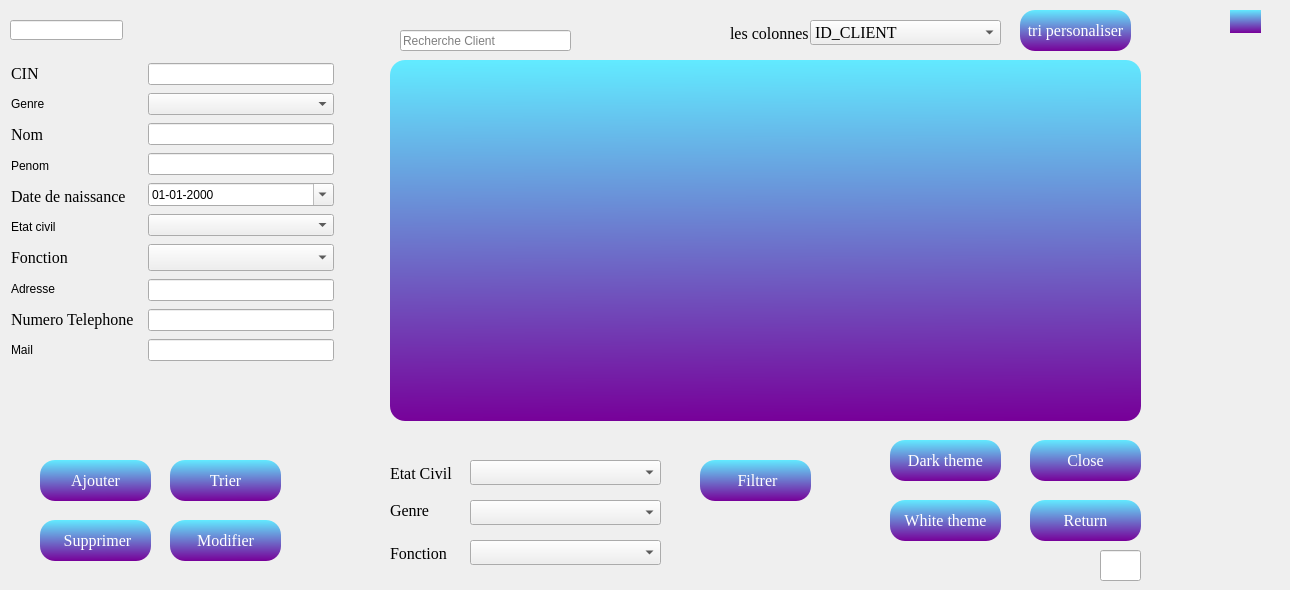
      <widget class="QWidget" name="widget_2">
       <attribute name="title">
        <string>Client</string>
       </attribute>
       <widget class="QTableView" name="AfficherClient">
        <property name="geometry">
         <rect>
          <x>390</x>
          <y>60</y>
          <width>751</width>
          <height>361</height>
         </rect>
        </property>
        <property name="styleSheet">
         <string notr="true">/*background-color:#C70039;
color:white;*/

background : qlineargradient(spread:pad, x1:0.467, y1:0, x2:0.482, y2:1, stop:0 rgba(98, 234, 255, 255), stop:1 rgba(119, 0, 153, 255));
border-radius:15px;
color:black;
</string>
        </property>
       </widget>
       <widget class="QWidget" name="layoutWidget_3">
        <property name="geometry">
         <rect>
          <x>11</x>
          <y>61</y>
          <width>131</width>
          <height>301</height>
         </rect>
        </property>
        <layout class="QVBoxLayout" name="verticalLayout_5">
         <item>
          <widget class="QLabel" name="label_34">
           <property name="enabled">
            <bool>true</bool>
           </property>
           <property name="font">
            <font>
             <family>Times New Roman</family>
             <pointsize>12</pointsize>
             <weight>50</weight>
             <italic>false</italic>
             <bold>false</bold>
            </font>
           </property>
           <property name="text">
            <string>CIN</string>
           </property>
          </widget>
         </item>
         <item>
          <widget class="QLabel" name="label_35">
           <property name="text">
            <string>Genre</string>
           </property>
          </widget>
         </item>
         <item>
          <widget class="QLabel" name="label_36">
           <property name="enabled">
            <bool>true</bool>
           </property>
           <property name="font">
            <font>
             <family>Times New Roman</family>
             <pointsize>12</pointsize>
             <weight>50</weight>
             <italic>false</italic>
             <bold>false</bold>
            </font>
           </property>
           <property name="text">
            <string>Nom</string>
           </property>
          </widget>
         </item>
         <item>
          <widget class="QLabel" name="label_37">
           <property name="text">
            <string>Penom</string>
           </property>
          </widget>
         </item>
         <item>
          <widget class="QLabel" name="label_38">
           <property name="font">
            <font>
             <family>Times New Roman</family>
             <pointsize>12</pointsize>
             <weight>50</weight>
             <italic>false</italic>
             <bold>false</bold>
            </font>
           </property>
           <property name="text">
            <string>Date de naissance</string>
           </property>
          </widget>
         </item>
         <item>
          <widget class="QLabel" name="label_39">
           <property name="text">
            <string>Etat civil</string>
           </property>
          </widget>
         </item>
         <item>
          <widget class="QLabel" name="label_40">
           <property name="font">
            <font>
             <family>Times New Roman</family>
             <pointsize>12</pointsize>
             <weight>50</weight>
             <italic>false</italic>
             <bold>false</bold>
            </font>
           </property>
           <property name="text">
            <string>Fonction</string>
           </property>
          </widget>
         </item>
         <item>
          <widget class="QLabel" name="label_41">
           <property name="text">
            <string>Adresse</string>
           </property>
          </widget>
         </item>
         <item>
          <widget class="QLabel" name="label_42">
           <property name="font">
            <font>
             <family>Times New Roman</family>
             <pointsize>12</pointsize>
             <weight>50</weight>
             <italic>false</italic>
             <bold>false</bold>
            </font>
           </property>
           <property name="text">
            <string>Numero Telephone</string>
           </property>
          </widget>
         </item>
         <item>
          <widget class="QLabel" name="label_43">
           <property name="text">
            <string>Mail </string>
           </property>
          </widget>
         </item>
        </layout>
       </widget>
       <widget class="QWidget" name="layoutWidget_4">
        <property name="geometry">
         <rect>
          <x>148</x>
          <y>61</y>
          <width>186</width>
          <height>304</height>
         </rect>
        </property>
        <layout class="QVBoxLayout" name="verticalLayout_6">
         <item>
          <widget class="QLineEdit" name="cin_client_ajouter">
           <property name="styleSheet">
            <string notr="true">border-color: rgb(28, 12, 255);</string>
           </property>
           <property name="text">
            <string/>
           </property>
          </widget>
         </item>
         <item>
          <widget class="QComboBox" name="genre_ajouter">
           <item>
            <property name="text">
             <string/>
            </property>
           </item>
           <item>
            <property name="text">
             <string>Femme</string>
            </property>
           </item>
           <item>
            <property name="text">
             <string>Homme</string>
            </property>
           </item>
          </widget>
         </item>
         <item>
          <widget class="QLineEdit" name="nom_ajouter"/>
         </item>
         <item>
          <widget class="QLineEdit" name="prenom_ajouter"/>
         </item>
         <item>
          <widget class="QDateEdit" name="dateNaissance_ajouter">
           <property name="maximumDate">
            <date>
             <year>2015</year>
             <month>1</month>
             <day>1</day>
            </date>
           </property>
           <property name="minimumDate">
            <date>
             <year>1920</year>
             <month>9</month>
             <day>14</day>
            </date>
           </property>
           <property name="displayFormat">
            <string>dd-MM-yyyy</string>
           </property>
           <property name="calendarPopup">
            <bool>true</bool>
           </property>
          </widget>
         </item>
         <item>
          <widget class="QComboBox" name="etatcivil_ajouter">
           <item>
            <property name="text">
             <string/>
            </property>
           </item>
           <item>
            <property name="text">
             <string>Celibataire</string>
            </property>
           </item>
           <item>
            <property name="text">
             <string>Marie(e)</string>
            </property>
           </item>
          </widget>
         </item>
         <item>
          <widget class="QComboBox" name="fontion_ajouter">
           <property name="enabled">
            <bool>true</bool>
           </property>
           <property name="font">
            <font>
             <family>Times New Roman</family>
             <pointsize>12</pointsize>
             <weight>50</weight>
             <italic>false</italic>
             <bold>false</bold>
            </font>
           </property>
           <item>
            <property name="text">
             <string/>
            </property>
           </item>
           <item>
            <property name="text">
             <string>Eleve</string>
            </property>
           </item>
           <item>
            <property name="text">
             <string>Etudiant(e)</string>
            </property>
           </item>
           <item>
            <property name="text">
             <string>Employe(e)</string>
            </property>
           </item>
           <item>
            <property name="text">
             <string>Retraite(e)</string>
            </property>
           </item>
           <item>
            <property name="text">
             <string>Chomeur(e)</string>
            </property>
           </item>
          </widget>
         </item>
         <item>
          <widget class="QLineEdit" name="adresse_ajouter"/>
         </item>
         <item>
          <widget class="QLineEdit" name="telephone_ajouter"/>
         </item>
         <item>
          <widget class="QLineEdit" name="mail_ajouter"/>
         </item>
        </layout>
       </widget>
       <widget class="QPushButton" name="closeClient">
        <property name="geometry">
         <rect>
          <x>1030</x>
          <y>440</y>
          <width>111</width>
          <height>41</height>
         </rect>
        </property>
        <property name="font">
         <font>
          <family>Times New Roman</family>
          <pointsize>12</pointsize>
          <weight>50</weight>
          <italic>false</italic>
          <bold>false</bold>
         </font>
        </property>
        <property name="styleSheet">
         <string notr="true">/*background-color:#C70039;
color:white;*/
QPushButton
{
background : qlineargradient(spread:pad, x1:0.467, y1:0, x2:0.482, y2:1, stop:0 rgba(98, 234, 255, 255), stop:1 rgba(119, 0, 153, 255));
border-radius:15px;
color:white;
}
QPushButton:hover
{
background:qlineargradient(spread:pad, x1:0.457286, y1:0.381, x2:0.508, y2:1, stop:0 rgba(119, 0, 153, 255), stop:1 rgba(98, 234, 255, 255))
}</string>
        </property>
        <property name="text">
         <string>Close</string>
        </property>
        <property name="icon">
         <iconset resource="source.qrc">
          <normaloff>:/photos/close2.png</normaloff>:/photos/close2.png</iconset>
        </property>
       </widget>
       <widget class="QLineEdit" name="recherchecase_3">
        <property name="geometry">
         <rect>
          <x>400</x>
          <y>30</y>
          <width>171</width>
          <height>21</height>
         </rect>
        </property>
        <property name="placeholderText">
         <string>Recherche Client</string>
        </property>
       </widget>
       <widget class="QPushButton" name="ajouterClient">
        <property name="geometry">
         <rect>
          <x>40</x>
          <y>460</y>
          <width>111</width>
          <height>41</height>
         </rect>
        </property>
        <property name="font">
         <font>
          <family>Times New Roman</family>
          <pointsize>12</pointsize>
          <weight>50</weight>
          <italic>false</italic>
          <bold>false</bold>
         </font>
        </property>
        <property name="styleSheet">
         <string notr="true">/*background-color:#C70039;
color:white;*/
QPushButton
{
background : qlineargradient(spread:pad, x1:0.467, y1:0, x2:0.482, y2:1, stop:0 rgba(98, 234, 255, 255), stop:1 rgba(119, 0, 153, 255));
border-radius:15px;
color:white;
}
QPushButton:hover
{
background:qlineargradient(spread:pad, x1:0.457286, y1:0.381, x2:0.508, y2:1, stop:0 rgba(119, 0, 153, 255), stop:1 rgba(98, 234, 255, 255))
}</string>
        </property>
        <property name="text">
         <string>Ajouter</string>
        </property>
        <property name="icon">
         <iconset resource="source.qrc">
          <normaloff>:/photos/add1.png</normaloff>:/photos/add1.png</iconset>
        </property>
        <property name="iconSize">
         <size>
          <width>20</width>
          <height>20</height>
         </size>
        </property>
       </widget>
       <widget class="QPushButton" name="SupprimerClient">
        <property name="geometry">
         <rect>
          <x>40</x>
          <y>520</y>
          <width>111</width>
          <height>41</height>
         </rect>
        </property>
        <property name="font">
         <font>
          <family>Times New Roman</family>
          <pointsize>12</pointsize>
          <weight>50</weight>
          <italic>false</italic>
          <bold>false</bold>
         </font>
        </property>
        <property name="styleSheet">
         <string notr="true">/*background-color:#C70039;
color:white;*/
QPushButton
{
background : qlineargradient(spread:pad, x1:0.467, y1:0, x2:0.482, y2:1, stop:0 rgba(98, 234, 255, 255), stop:1 rgba(119, 0, 153, 255));
border-radius:15px;
color:white;
}
QPushButton:hover
{
background:qlineargradient(spread:pad, x1:0.457286, y1:0.381, x2:0.508, y2:1, stop:0 rgba(119, 0, 153, 255), stop:1 rgba(98, 234, 255, 255))
}</string>
        </property>
        <property name="text">
         <string> Supprimer</string>
        </property>
        <property name="icon">
         <iconset resource="source.qrc">
          <normaloff>:/photos/supp.png</normaloff>:/photos/supp.png</iconset>
        </property>
       </widget>
       <widget class="QComboBox" name="genre_filtre">
        <property name="enabled">
         <bool>true</bool>
        </property>
        <property name="geometry">
         <rect>
          <x>470</x>
          <y>500</y>
          <width>191</width>
          <height>25</height>
         </rect>
        </property>
        <property name="font">
         <font>
          <family>Times New Roman</family>
          <pointsize>12</pointsize>
          <weight>50</weight>
          <italic>false</italic>
          <bold>false</bold>
         </font>
        </property>
        <item>
         <property name="text">
          <string/>
         </property>
        </item>
        <item>
         <property name="text">
          <string>Femme</string>
         </property>
        </item>
        <item>
         <property name="text">
          <string>Homme</string>
         </property>
        </item>
       </widget>
       <widget class="QComboBox" name="fonction_filtre">
        <property name="geometry">
         <rect>
          <x>470</x>
          <y>540</y>
          <width>191</width>
          <height>25</height>
         </rect>
        </property>
        <property name="font">
         <font>
          <family>Times New Roman</family>
          <pointsize>12</pointsize>
          <weight>50</weight>
          <italic>false</italic>
          <bold>false</bold>
         </font>
        </property>
        <item>
         <property name="text">
          <string/>
         </property>
        </item>
        <item>
         <property name="text">
          <string>Eleve</string>
         </property>
        </item>
        <item>
         <property name="text">
          <string>Etudiant(e)</string>
         </property>
        </item>
        <item>
         <property name="text">
          <string>Employe(e)</string>
         </property>
        </item>
        <item>
         <property name="text">
          <string>Retraite(e)</string>
         </property>
        </item>
        <item>
         <property name="text">
          <string>Chomeur(e)</string>
         </property>
        </item>
       </widget>
       <widget class="QLabel" name="label_44">
        <property name="geometry">
         <rect>
          <x>390</x>
          <y>540</y>
          <width>81</width>
          <height>27</height>
         </rect>
        </property>
        <property name="font">
         <font>
          <family>Times New Roman</family>
          <pointsize>12</pointsize>
          <weight>50</weight>
          <italic>false</italic>
          <bold>false</bold>
         </font>
        </property>
        <property name="text">
         <string>Fonction</string>
        </property>
       </widget>
       <widget class="QLabel" name="label_45">
        <property name="geometry">
         <rect>
          <x>390</x>
          <y>500</y>
          <width>81</width>
          <height>21</height>
         </rect>
        </property>
        <property name="font">
         <font>
          <family>Times New Roman</family>
          <pointsize>12</pointsize>
          <weight>50</weight>
          <italic>false</italic>
          <bold>false</bold>
         </font>
        </property>
        <property name="text">
         <string>Genre</string>
        </property>
       </widget>
       <widget class="QLabel" name="label_46">
        <property name="geometry">
         <rect>
          <x>390</x>
          <y>460</y>
          <width>81</width>
          <height>27</height>
         </rect>
        </property>
        <property name="font">
         <font>
          <family>Times New Roman</family>
          <pointsize>12</pointsize>
          <weight>50</weight>
          <italic>false</italic>
          <bold>false</bold>
         </font>
        </property>
        <property name="text">
         <string>Etat Civil</string>
        </property>
       </widget>
       <widget class="QComboBox" name="Etat_civil_filtre">
        <property name="enabled">
         <bool>true</bool>
        </property>
        <property name="geometry">
         <rect>
          <x>470</x>
          <y>460</y>
          <width>191</width>
          <height>25</height>
         </rect>
        </property>
        <property name="font">
         <font>
          <family>Times New Roman</family>
          <pointsize>12</pointsize>
          <weight>50</weight>
          <italic>false</italic>
          <bold>false</bold>
         </font>
        </property>
        <item>
         <property name="text">
          <string/>
         </property>
        </item>
        <item>
         <property name="text">
          <string>Celibataire</string>
         </property>
        </item>
        <item>
         <property name="text">
          <string>Marie(e)</string>
         </property>
        </item>
       </widget>
       <widget class="QLineEdit" name="id_client_2">
        <property name="geometry">
         <rect>
          <x>10</x>
          <y>20</y>
          <width>113</width>
          <height>20</height>
         </rect>
        </property>
       </widget>
       <widget class="QLabel" name="icon_2">
        <property name="geometry">
         <rect>
          <x>1180</x>
          <y>440</y>
          <width>101</width>
          <height>131</height>
         </rect>
        </property>
        <property name="text">
         <string/>
        </property>
        <property name="pixmap">
         <pixmap>../../integration/Desktop/projet 2a/popcornicon.png</pixmap>
        </property>
       </widget>
       <widget class="QPushButton" name="modifierClient">
        <property name="geometry">
         <rect>
          <x>170</x>
          <y>520</y>
          <width>111</width>
          <height>41</height>
         </rect>
        </property>
        <property name="font">
         <font>
          <family>Times New Roman</family>
          <pointsize>12</pointsize>
          <weight>50</weight>
          <italic>false</italic>
          <bold>false</bold>
         </font>
        </property>
        <property name="styleSheet">
         <string notr="true">/*background-color:#C70039;
color:white;*/
QPushButton
{
background : qlineargradient(spread:pad, x1:0.467, y1:0, x2:0.482, y2:1, stop:0 rgba(98, 234, 255, 255), stop:1 rgba(119, 0, 153, 255));
border-radius:15px;
color:white;
}
QPushButton:hover
{
background:qlineargradient(spread:pad, x1:0.457286, y1:0.381, x2:0.508, y2:1, stop:0 rgba(119, 0, 153, 255), stop:1 rgba(98, 234, 255, 255))
}</string>
        </property>
        <property name="text">
         <string>Modifier</string>
        </property>
        <property name="icon">
         <iconset resource="source.qrc">
          <normaloff>:/photos/mod.png</normaloff>:/photos/mod.png</iconset>
        </property>
       </widget>
       <widget class="QPushButton" name="filtrerClient">
        <property name="geometry">
         <rect>
          <x>700</x>
          <y>460</y>
          <width>111</width>
          <height>41</height>
         </rect>
        </property>
        <property name="font">
         <font>
          <family>Times New Roman</family>
          <pointsize>12</pointsize>
          <weight>50</weight>
          <italic>false</italic>
          <bold>false</bold>
         </font>
        </property>
        <property name="styleSheet">
         <string notr="true">/*background-color:#C70039;
color:white;*/
QPushButton
{
background : qlineargradient(spread:pad, x1:0.467, y1:0, x2:0.482, y2:1, stop:0 rgba(98, 234, 255, 255), stop:1 rgba(119, 0, 153, 255));
border-radius:15px;
color:white;
}
QPushButton:hover
{
background:qlineargradient(spread:pad, x1:0.457286, y1:0.381, x2:0.508, y2:1, stop:0 rgba(119, 0, 153, 255), stop:1 rgba(98, 234, 255, 255))
}</string>
        </property>
        <property name="text">
         <string> Filtrer</string>
        </property>
        <property name="icon">
         <iconset resource="source.qrc">
          <normaloff>:/photos/filtrer1.png</normaloff>:/photos/filtrer1.png</iconset>
        </property>
        <property name="iconSize">
         <size>
          <width>21</width>
          <height>21</height>
         </size>
        </property>
       </widget>
       <widget class="QPushButton" name="refresh_2">
        <property name="geometry">
         <rect>
          <x>1230</x>
          <y>10</y>
          <width>31</width>
          <height>23</height>
         </rect>
        </property>
        <property name="styleSheet">
         <string notr="true">/*background-color:#C70039;
color:white;*/
QPushButton
{
background : qlineargradient(spread:pad, x1:0.467, y1:0, x2:0.482, y2:1, stop:0 rgba(98, 234, 255, 255), stop:1 rgba(119, 0, 153, 255));
border-radius:15px;
color:white;
}
QPushButton:hover
{
background:qlineargradient(spread:pad, x1:0.457286, y1:0.381, x2:0.508, y2:1, stop:0 rgba(119, 0, 153, 255), stop:1 rgba(98, 234, 255, 255))
}</string>
        </property>
        <property name="text">
         <string/>
        </property>
        <property name="icon">
         <iconset>
          <normaloff>../ProjetQT_Image/an.png</normaloff>../ProjetQT_Image/an.png</iconset>
        </property>
        <property name="iconSize">
         <size>
          <width>20</width>
          <height>20</height>
         </size>
        </property>
       </widget>
       <widget class="QLabel" name="label_49">
        <property name="geometry">
         <rect>
          <x>920</x>
          <y>10</y>
          <width>51</width>
          <height>51</height>
         </rect>
        </property>
        <property name="text">
         <string/>
        </property>
        <property name="pixmap">
         <pixmap>../ProjetQT_Image/rechercher.png</pixmap>
        </property>
       </widget>
       <widget class="QPushButton" name="Return2">
        <property name="geometry">
         <rect>
          <x>1030</x>
          <y>500</y>
          <width>111</width>
          <height>41</height>
         </rect>
        </property>
        <property name="font">
         <font>
          <family>Times New Roman</family>
          <pointsize>12</pointsize>
          <weight>50</weight>
          <italic>false</italic>
          <bold>false</bold>
         </font>
        </property>
        <property name="styleSheet">
         <string notr="true">/*background-color:#C70039;
color:white;*/
QPushButton
{
background : qlineargradient(spread:pad, x1:0.467, y1:0, x2:0.482, y2:1, stop:0 rgba(98, 234, 255, 255), stop:1 rgba(119, 0, 153, 255));
border-radius:15px;
color:white;
}
QPushButton:hover
{
background:qlineargradient(spread:pad, x1:0.457286, y1:0.381, x2:0.508, y2:1, stop:0 rgba(119, 0, 153, 255), stop:1 rgba(98, 234, 255, 255))
}</string>
        </property>
        <property name="text">
         <string>Return</string>
        </property>
        <property name="icon">
         <iconset resource="source.qrc">
          <normaloff>:/photos/return1.png</normaloff>:/photos/return1.png</iconset>
        </property>
       </widget>
       <widget class="QPushButton" name="trier_client">
        <property name="geometry">
         <rect>
          <x>170</x>
          <y>460</y>
          <width>111</width>
          <height>41</height>
         </rect>
        </property>
        <property name="font">
         <font>
          <family>Times New Roman</family>
          <pointsize>12</pointsize>
          <weight>50</weight>
          <italic>false</italic>
          <bold>false</bold>
         </font>
        </property>
        <property name="styleSheet">
         <string notr="true">/*background-color:#C70039;
color:white;*/
QPushButton
{
background : qlineargradient(spread:pad, x1:0.467, y1:0, x2:0.482, y2:1, stop:0 rgba(98, 234, 255, 255), stop:1 rgba(119, 0, 153, 255));
border-radius:15px;
color:white;
}
QPushButton:hover
{
background:qlineargradient(spread:pad, x1:0.457286, y1:0.381, x2:0.508, y2:1, stop:0 rgba(119, 0, 153, 255), stop:1 rgba(98, 234, 255, 255))
}</string>
        </property>
        <property name="text">
         <string>Trier</string>
        </property>
        <property name="icon">
         <iconset resource="source.qrc">
          <normaloff>:/photos/filtrer1.png</normaloff>:/photos/filtrer1.png</iconset>
        </property>
        <property name="iconSize">
         <size>
          <width>20</width>
          <height>20</height>
         </size>
        </property>
       </widget>
       <widget class="QPushButton" name="triperso_2">
        <property name="geometry">
         <rect>
          <x>1020</x>
          <y>10</y>
          <width>111</width>
          <height>41</height>
         </rect>
        </property>
        <property name="font">
         <font>
          <family>Times New Roman</family>
          <pointsize>12</pointsize>
          <weight>50</weight>
          <italic>false</italic>
          <bold>false</bold>
         </font>
        </property>
        <property name="styleSheet">
         <string notr="true">/*background-color:#C70039;
color:white;*/
QPushButton
{
background : qlineargradient(spread:pad, x1:0.467, y1:0, x2:0.482, y2:1, stop:0 rgba(98, 234, 255, 255), stop:1 rgba(119, 0, 153, 255));
border-radius:15px;
color:white;
}
QPushButton:hover
{
background:qlineargradient(spread:pad, x1:0.457286, y1:0.381, x2:0.508, y2:1, stop:0 rgba(119, 0, 153, 255), stop:1 rgba(98, 234, 255, 255))
}</string>
        </property>
        <property name="text">
         <string>tri personaliser</string>
        </property>
        <property name="icon">
         <iconset>
          <normaloff>../ProjetQT_Image/rechercher.png</normaloff>../ProjetQT_Image/rechercher.png</iconset>
        </property>
        <property name="iconSize">
         <size>
          <width>21</width>
          <height>21</height>
         </size>
        </property>
       </widget>
       <widget class="QLabel" name="label_50">
        <property name="geometry">
         <rect>
          <x>730</x>
          <y>20</y>
          <width>81</width>
          <height>27</height>
         </rect>
        </property>
        <property name="font">
         <font>
          <family>Times New Roman</family>
          <pointsize>12</pointsize>
          <weight>50</weight>
          <italic>false</italic>
          <bold>false</bold>
         </font>
        </property>
        <property name="text">
         <string>les colonnes</string>
        </property>
       </widget>
       <widget class="QComboBox" name="colonnetrie_2">
        <property name="enabled">
         <bool>true</bool>
        </property>
        <property name="geometry">
         <rect>
          <x>810</x>
          <y>20</y>
          <width>191</width>
          <height>25</height>
         </rect>
        </property>
        <property name="font">
         <font>
          <family>Times New Roman</family>
          <pointsize>12</pointsize>
          <weight>50</weight>
          <italic>false</italic>
          <bold>false</bold>
         </font>
        </property>
        <item>
         <property name="text">
          <string>ID_CLIENT</string>
         </property>
        </item>
        <item>
         <property name="text">
          <string>CIN</string>
         </property>
        </item>
        <item>
         <property name="text">
          <string>NOM</string>
         </property>
        </item>
        <item>
         <property name="text">
          <string>PRENOM</string>
         </property>
        </item>
        <item>
         <property name="text">
          <string>DATE_NAISSANCE</string>
         </property>
        </item>
        <item>
         <property name="text">
          <string>NUM_TEL</string>
         </property>
        </item>
        <item>
         <property name="text">
          <string>FONCTION</string>
         </property>
        </item>
        <item>
         <property name="text">
          <string>ADRESSE</string>
         </property>
        </item>
        <item>
         <property name="text">
          <string>DATE_CREATION</string>
         </property>
        </item>
        <item>
         <property name="text">
          <string>MAIL</string>
         </property>
        </item>
        <item>
         <property name="text">
          <string>ETAT_CIVILE</string>
         </property>
        </item>
        <item>
         <property name="text">
          <string>GENRE</string>
         </property>
        </item>
       </widget>
       <widget class="QLineEdit" name="lineEdit_3">
        <property name="geometry">
         <rect>
          <x>1100</x>
          <y>550</y>
          <width>41</width>
          <height>31</height>
         </rect>
        </property>
        <property name="readOnly">
         <bool>true</bool>
        </property>
       </widget>
       <widget class="QPushButton" name="dark_theme">
        <property name="geometry">
         <rect>
          <x>890</x>
          <y>440</y>
          <width>111</width>
          <height>41</height>
         </rect>
        </property>
        <property name="font">
         <font>
          <family>Times New Roman</family>
          <pointsize>12</pointsize>
          <weight>50</weight>
          <italic>false</italic>
          <bold>false</bold>
         </font>
        </property>
        <property name="styleSheet">
         <string notr="true">/*background-color:#C70039;
color:white;*/
QPushButton
{
background : qlineargradient(spread:pad, x1:0.467, y1:0, x2:0.482, y2:1, stop:0 rgba(98, 234, 255, 255), stop:1 rgba(119, 0, 153, 255));
border-radius:15px;
color:white;
}
QPushButton:hover
{
background:qlineargradient(spread:pad, x1:0.457286, y1:0.381, x2:0.508, y2:1, stop:0 rgba(119, 0, 153, 255), stop:1 rgba(98, 234, 255, 255))
}</string>
        </property>
        <property name="text">
         <string>Dark theme</string>
        </property>
       </widget>
       <widget class="QPushButton" name="white_theme">
        <property name="geometry">
         <rect>
          <x>890</x>
          <y>500</y>
          <width>111</width>
          <height>41</height>
         </rect>
        </property>
        <property name="font">
         <font>
          <family>Times New Roman</family>
          <pointsize>12</pointsize>
          <weight>50</weight>
          <italic>false</italic>
          <bold>false</bold>
         </font>
        </property>
        <property name="styleSheet">
         <string notr="true">/*background-color:#C70039;
color:white;*/
QPushButton
{
background : qlineargradient(spread:pad, x1:0.467, y1:0, x2:0.482, y2:1, stop:0 rgba(98, 234, 255, 255), stop:1 rgba(119, 0, 153, 255));
border-radius:15px;
color:white;
}
QPushButton:hover
{
background:qlineargradient(spread:pad, x1:0.457286, y1:0.381, x2:0.508, y2:1, stop:0 rgba(119, 0, 153, 255), stop:1 rgba(98, 234, 255, 255))
}</string>
        </property>
        <property name="text">
         <string>White theme</string>
        </property>
       </widget>
       <zorder>label_44</zorder>
       <zorder>label_45</zorder>
       <zorder>label_46</zorder>
       <zorder>id_client_2</zorder>
       <zorder>refresh_2</zorder>
       <zorder>label_49</zorder>
       <zorder>label_50</zorder>
       <zorder>AfficherClient</zorder>
       <zorder>layoutWidget_3</zorder>
       <zorder>layoutWidget_4</zorder>
       <zorder>closeClient</zorder>
       <zorder>recherchecase_3</zorder>
       <zorder>ajouterClient</zorder>
       <zorder>SupprimerClient</zorder>
       <zorder>genre_filtre</zorder>
       <zorder>fonction_filtre</zorder>
       <zorder>Etat_civil_filtre</zorder>
       <zorder>modifierClient</zorder>
       <zorder>filtrerClient</zorder>
       <zorder>Return2</zorder>
       <zorder>icon_2</zorder>
       <zorder>trier_client</zorder>
       <zorder>triperso_2</zorder>
       <zorder>colonnetrie_2</zorder>
       <zorder>lineEdit_3</zorder>
       <zorder>dark_theme</zorder>
       <zorder>white_theme</zorder>
      </widget>
